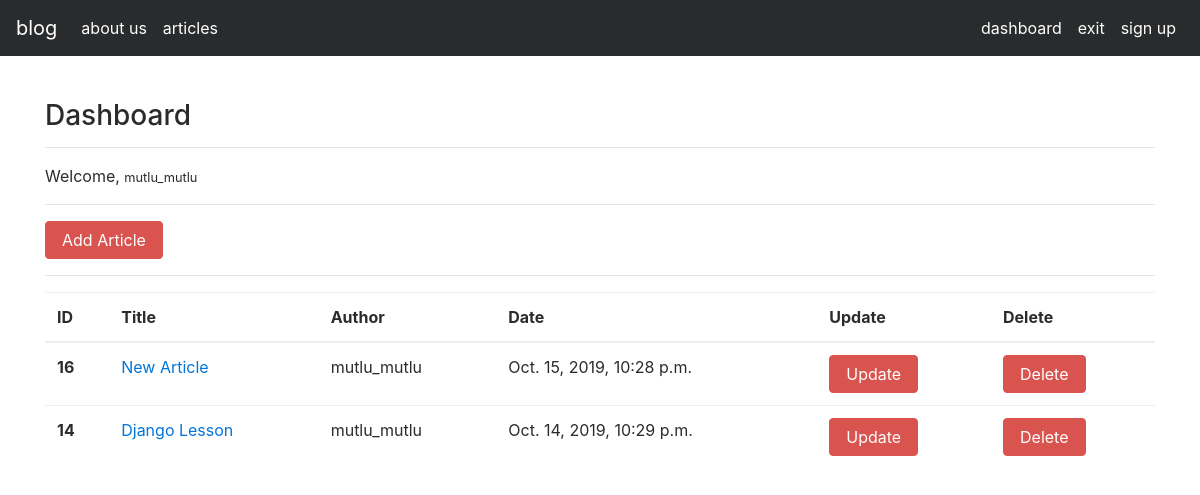
Screenshot of /articles/dashboard/ (signed in) with the database file from the repository.
### article/models.py (models this page shows, shortened)
class Article(models.Model):
    author = models.ForeignKey("auth.User",on_delete = models.CASCADE,verbose_name = "Yazar")
    title = models.CharField(max_length = 50,verbose_name = "Baslik")
    content = RichTextField()
    created_date = models.DateTimeField(auto_now_add=True,verbose_name = "Olusturulma Tarihi")
    article_image = models.FileField(blank = True,null = True,verbose_name = "Makaleye Fotograf Ekleyin")
    class Meta:
        ordering = ['-created_date']

### article/views.py (the view)
# urls.py: path('dashboard/',views.dashboard,name = "dashboard"),
@login_required(login_url = "user:login")
def dashboard(request):
    articles = Article.objects.filter(author = request.user)
    context = {
        "articles":articles
    }
    return render(request,"dashboard.html",context)

### templates/dashboard.html
{% extends "layout.html" %}
{% block body %}
<h3>Dashboard</h3>
<hr>
<p>
    Welcome, <small>{{request.user.username}}</small>
</p>
<hr>
<a class = "btn btn-danger" href="/articles/addarticle">Add Article</a>
<hr>
{% if articles %}
<table class="table">
  <thead>
    <tr>
      <th scope="col">ID</th>
      <th scope="col">Title</th>
      <th scope="col">Author</th>
      <th scope="col">Date</th>
      <th scope="col">Update</th>
      <th scope="col">Delete</th>
    </tr>
  </thead>
  <tbody>
    {% for article in articles %}
    <tr>
      <th scope="row">{{article.id}}</th>
      <td><a href="/articles/article/{{article.id}}">{{article.title}}</a></td>
      <td>{{article.author.username}}</td>
      <td>{{article.created_date}}</td>
      <td><a href="/articles/update/{{article.id}}" class = "btn btn-danger">Update</a></td>
      <td><a href="/articles/delete/{{article.id}}" class = "btn btn-danger">Delete</a></td>
    </tr>
    {% endfor %}
  </tbody>
</table>
{% else %}
<div class = "alert alert-danger">
    You don't have any article...
</div>
{% endif %}
{% endblock body %}

### rows the page displays
Article: id "16", title "New Article", author.username "mutlu_mutlu", created_date "Oct. 15, 2019, 10:28 p.m."
Article: id "14", title "Django Lesson", author.username "mutlu_mutlu", created_date "Oct. 14, 2019, 10:29 p.m."

### other values shown
{{ request.user.username }} "mutlu_mutlu"
